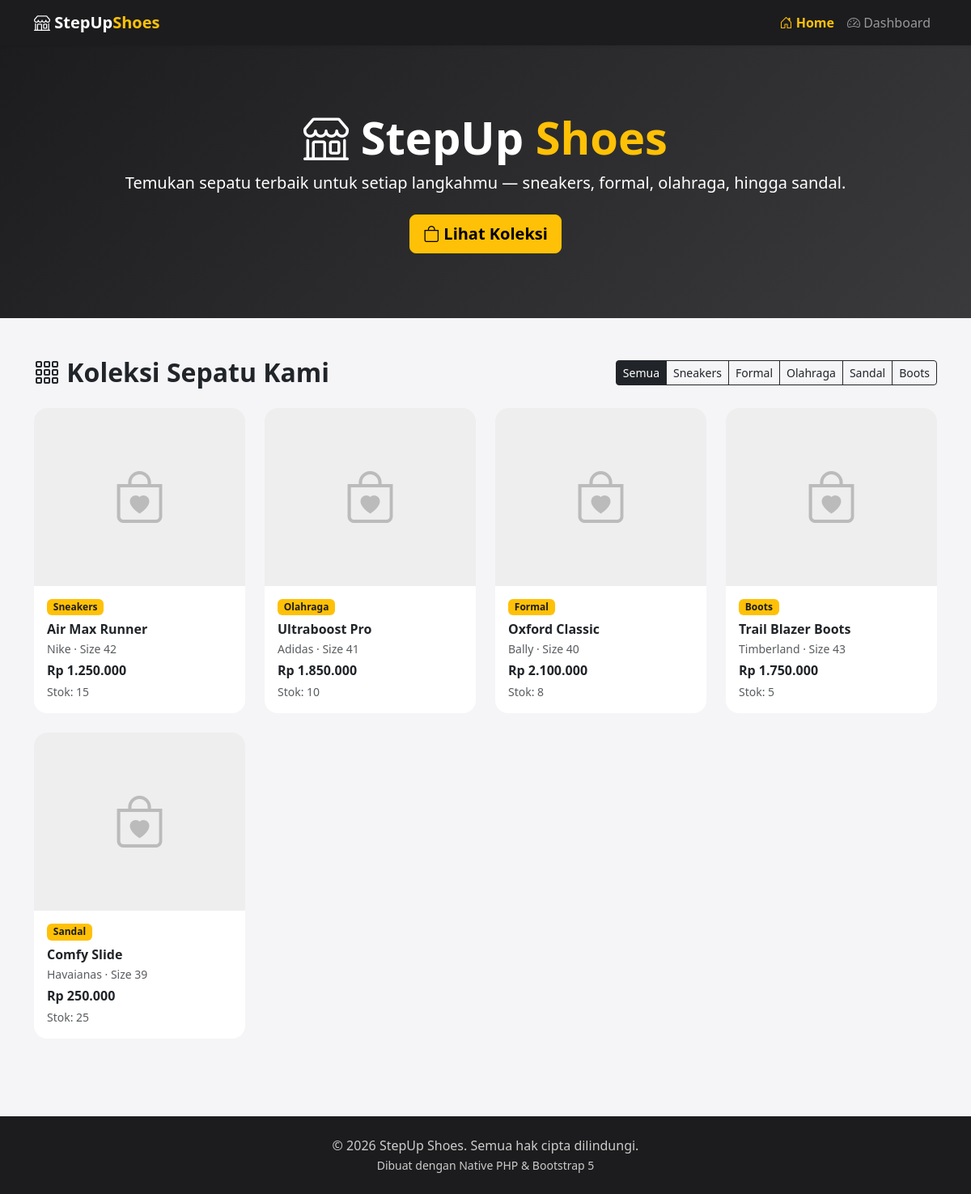
The page / on the database its author committed.
### tables this page shows
CREATE TABLE IF NOT EXISTS produk (
    id INT AUTO_INCREMENT PRIMARY KEY,
    nama_produk VARCHAR(150) NOT NULL,
    merek VARCHAR(100) NOT NULL,
    kategori ENUM('Sneakers', 'Formal', 'Olahraga', 'Sandal', 'Boots') NOT NULL DEFAULT 'Sneakers',
    ukuran INT NOT NULL,
    harga DECIMAL(12,2) NOT NULL,
    stok INT NOT NULL DEFAULT 0,
    deskripsi TEXT,
    gambar VARCHAR(255) DEFAULT NULL,
    created_at TIMESTAMP DEFAULT CURRENT_TIMESTAMP,
    updated_at TIMESTAMP DEFAULT CURRENT_TIMESTAMP ON UPDATE CURRENT_TIMESTAMP
);

### includes/functions.php (called while the page is built, shortened)
<?php
function formatRupiah($angka)
{
    return 'Rp ' . number_format((float) $angka, 0, ',', '.');
}

### index.php (the view, shortened to what this page needs)
<?php
require_once 'includes/functions.php';
$activePage = 'home';
$pdo = getConnection();
$kategori = $_GET['kategori'] ?? '';
if ($kategori !== '') {
    $stmt = $pdo->prepare("SELECT * FROM produk WHERE kategori = ? ORDER BY created_at DESC");
    $stmt->execute([$kategori]);
} else {
    $stmt = $pdo->query("SELECT * FROM produk ORDER BY created_at DESC");
}
$produkList = $stmt->fetchAll();
$kategoriList = ['Sneakers', 'Formal', 'Olahraga', 'Sandal', 'Boots'];
include 'includes/header.php';
?>
<section class="hero">
    <div class="container text-center">
        <h1 class="display-4"><i class="bi bi-shop"></i> StepUp <span class="highlight">Shoes</span></h1>
        <p class="lead">Temukan sepatu terbaik untuk setiap langkahmu — sneakers, formal, olahraga, hingga sandal.</p>
        <a href="#produk" class="btn btn-warning btn-lg fw-semibold mt-2">
            <i class="bi bi-bag"></i> Lihat Koleksi
        </a>
    </div>
</section>
<section id="produk" class="container py-5">
    <div class="d-flex flex-wrap justify-content-between align-items-center mb-4">
        <h2 class="fw-bold mb-3 mb-md-0"><i class="bi bi-grid-3x3-gap"></i> Koleksi Sepatu Kami</h2>
        <div class="btn-group flex-wrap" role="group">
            <a href="index.php" class="btn btn-sm <?= $kategori === '' ? 'btn-dark' : 'btn-outline-dark' ?>">Semua</a>
            <?php foreach ($kategoriList as $kat): ?>
                <a href="index.php?kategori=<?= urlencode($kat) ?>"
                   class="btn btn-sm <?= $kategori === $kat ? 'btn-dark' : 'btn-outline-dark' ?>">
                    <?= htmlspecialchars($kat) ?>
                </a>
            <?php endforeach; ?>
        </div>
    </div>
    <?php if (empty($produkList)): ?>
        <div class="alert alert-info text-center">Belum ada produk untuk kategori ini.</div>
    <?php else: ?>
        <div class="row g-4">
            <?php foreach ($produkList as $produk): ?>
                <div class="col-6 col-md-4 col-lg-3">
                    <div class="card product-card h-100">
                        <div class="img-wrap">
                            <?php if (!empty($produk['gambar']) && file_exists('assets/uploads/' . $produk['gambar'])): ?>
                                <img src="assets/uploads/<?= htmlspecialchars($produk['gambar']) ?>" alt="<?= htmlspecialchars($produk['nama_produk']) ?>">
                            <?php else: ?>
                                <i class="bi bi-bag-heart"></i>
                            <?php endif; ?>
                        </div>
                        <div class="card-body d-flex flex-column">
                            <span class="badge badge-kategori mb-2 align-self-start"><?= htmlspecialchars($produk['kategori']) ?></span>
                            <h6 class="fw-bold mb-1"><?= htmlspecialchars($produk['nama_produk']) ?></h6>
                            <p class="text-muted small mb-1"><?= htmlspecialchars($produk['merek']) ?> &middot; Size <?= htmlspecialchars($produk['ukuran']) ?></p>
                            <p class="fw-bold text-dark mb-1"><?= formatRupiah($produk['harga']) ?></p>
                            <p class="small text-muted mb-0">Stok: <?= (int) $produk['stok'] ?></p>
                        </div>
                    </div>
                </div>
            <?php endforeach; ?>
        </div>
    <?php endif; ?>
</section>
<?php include 'includes/footer.php'; ?>

### includes/header.php (shortened to what this page needs)
<?php
$activePage = $activePage ?? '';
?>
<!DOCTYPE html>
<html lang="id">
<head>
    <link href="https://cdn.jsdelivr.net/npm/bootstrap@5.3.3/dist/css/bootstrap.min.css" rel="stylesheet">
    <link rel="stylesheet" href="https://cdn.jsdelivr.net/npm/bootstrap-icons@1.11.3/font/bootstrap-icons.css">
    <link rel="stylesheet" href="<?= isset($isDashboard) ? '../' : '' ?>assets/css/style.css">
</head>
<body>
<nav class="navbar navbar-expand-lg navbar-dark shadow-sm sticky-top" style="background-color:#1c1c1e;">
    <div class="container">
        <a class="navbar-brand fw-bold" href="<?= isset($isDashboard) ? '../index.php' : 'index.php' ?>">
            <i class="bi bi-shop"></i> StepUp<span class="text-warning">Shoes</span>
        </a>
        <div class="collapse navbar-collapse" id="navMenu">
            <ul class="navbar-nav ms-auto">
                <li class="nav-item">
                    <a class="nav-link <?= $activePage === 'home' ? 'active fw-semibold text-warning' : '' ?>"
                       href="<?= isset($isDashboard) ? '../index.php' : 'index.php' ?>">
                        <i class="bi bi-house-door"></i> Home
                    </a>
                </li>
                <li class="nav-item">
                    <a class="nav-link <?= $activePage === 'dashboard' ? 'active fw-semibold text-warning' : '' ?>"
                       href="<?= isset($isDashboard) ? 'index.php' : 'dashboard/index.php' ?>">
                        <i class="bi bi-speedometer2"></i> Dashboard
                    </a>
                </li>
            </ul>
        </div>
    </div>
</nav>

### includes/footer.php (shortened to what this page needs)
<footer class="text-center py-4 mt-5" style="background-color:#1c1c1e; color:#ccc;">
    <div class="container">
        <p class="mb-0">&copy; <?= date('Y') ?> StepUp Shoes. Semua hak cipta dilindungi.</p>
        <small>Dibuat dengan Native PHP &amp; Bootstrap 5</small>
    </div>
</footer>
</body>
</html>

### assets/css/style.css (style rules this page uses)
body { background-color: #f5f5f7; font-family: 'Segoe UI', Roboto, Arial, sans-serif; }
.hero { background: linear-gradient(135deg, #1c1c1e 0%, #3a3a3c 100%); color: #fff; padding: 80px 0; }
.hero h1 { font-weight: 700; }
.hero .highlight { color: #ffc107; }
.product-card { border: none; border-radius: 16px; overflow: hidden; transition: transform 0.25s ease, box-shadow 0.25s ease; background: #fff; height: 100%; }
.product-card .img-wrap { height: 220px; background-color: #eee; display: flex; align-items: center; justify-content: center; overflow: hidden; }
.product-card .img-wrap i { font-size: 4rem; color: #bbb; }
.badge-kategori { background-color: #ffc107; color: #1c1c1e; font-weight: 600; }

### rows shown on the page
produk: kategori "Sneakers", nama_produk "Air Max Runner", merek "Nike", ukuran "42", harga "Rp 1.250.000", stok "15"
produk: kategori "Olahraga", nama_produk "Ultraboost Pro", merek "Adidas", ukuran "41", harga "Rp 1.850.000", stok "10"
produk: kategori "Formal", nama_produk "Oxford Classic", merek "Bally", ukuran "40", harga "Rp 2.100.000", stok "8"
produk: kategori "Boots", nama_produk "Trail Blazer Boots", merek "Timberland", ukuran "43", harga "Rp 1.750.000", stok "5"
produk: kategori "Sandal", nama_produk "Comfy Slide", merek "Havaianas", ukuran "39", harga "Rp 250.000", stok "25"

### other values the page prints
$kat "Sneakers"
$kat "Formal"
$kat "Olahraga"
$kat "Sandal"
$kat "Boots"
